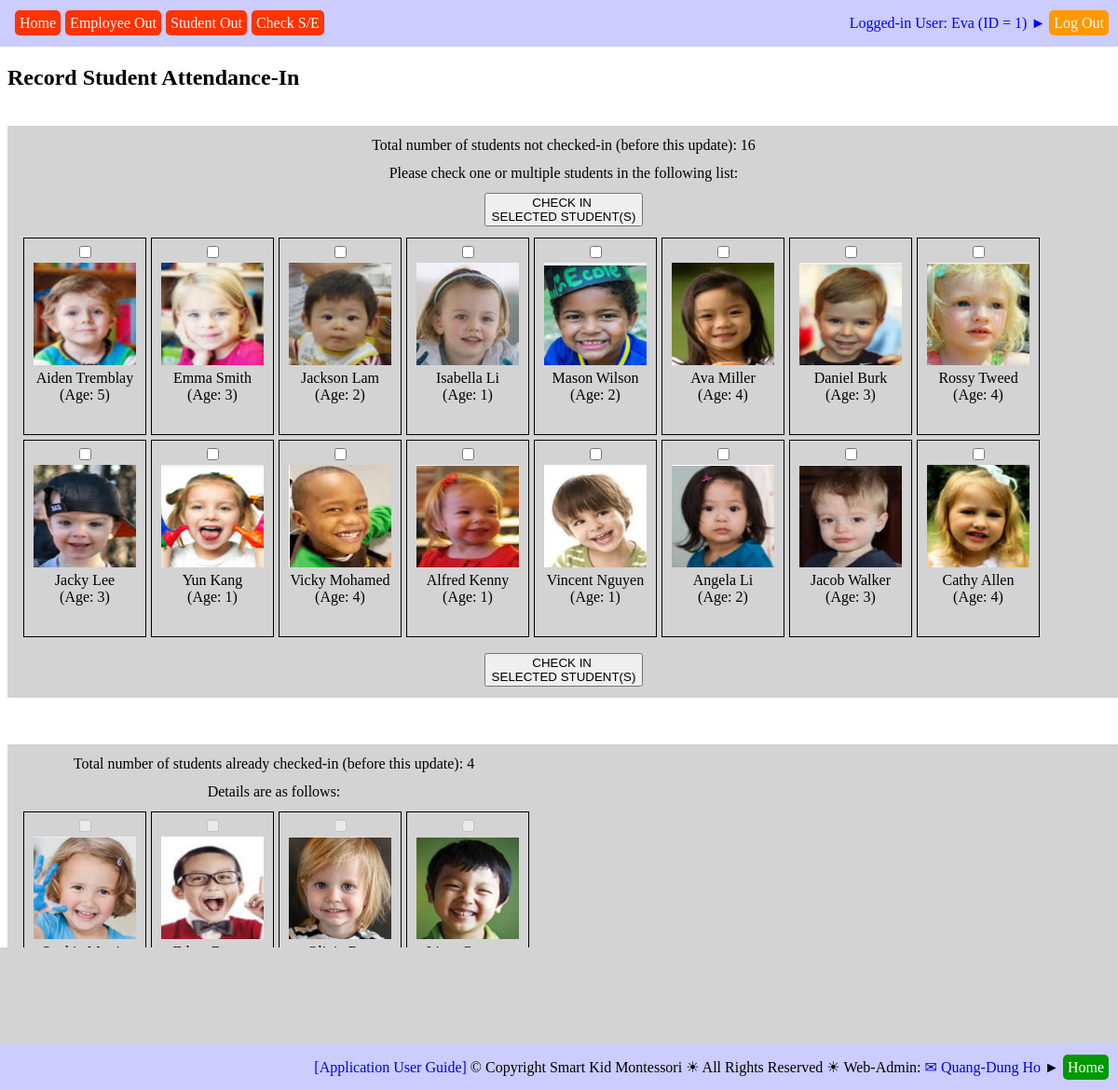
/record_student_attendance_in.php (signed in), run on the app's committed database.
### tables this page shows
CREATE TABLE `web_pages` (
  `PAGE_ID` int(11) NOT NULL,
  `TAG_CLASS` varchar(50) NOT NULL,
  `TYPE` varchar(20) NOT NULL,
  `HREF` varchar(500) NOT NULL,
  `ICON_URL` varchar(500) NOT NULL,
  `TITLE` varchar(200) NOT NULL,
  `TITLE_SHORT` varchar(200) NOT NULL,
  `STATUS` varchar(20) NOT NULL
);

CREATE TABLE `students` (
  `STU_ID` int(11) NOT NULL,
  `STU_FIRST_NAME` varchar(50) NOT NULL,
  `STU_LAST_NAME` varchar(25) NOT NULL,
  `STU_BIRTHDATE` date NOT NULL,
  `STU_SEX` varchar(1) NOT NULL,
  `STU_PHOTO` varchar(50) NOT NULL,
  `STU_START_DATE` date NOT NULL,
  `STU_GRAD_DATE` date NOT NULL,
  `STU_DAILY_FEE` float NOT NULL,
  `STU_CREDENTIAL` varchar(10) NOT NULL,
  `STU_NOTES` text NOT NULL
);

### sql_queries.php (called while the page is built, shortened)
<?php
	function connectDB()
	{
		$db_hostname = "localhost";
		$db_name     = "montessori";
		$db_username = "root";
		$db_password = "";
		$db = mysqli_connect($db_hostname, $db_username, $db_password, $db_name);
		return ($db);
	}
	function getResult($query)
	{
		$db = connectDB();
		$result = mysqli_query($db, $query);
		return ($result);
	}
?>

### db_operations.php (the view, shortened to what this page needs)
<?php
require_once("sql_queries.php");
function insert_DB_QUERY_LOGS($user_name, $queryStrToDisplay)
{
	$queryStr = "INSERT INTO ";
		$queryStr = $queryStr . "DB_QUERY_LOGS(";
		$queryStr = $queryStr . "QUERY_STR";
		$queryStr = $queryStr . ", " . "USER_NAME";
		$queryStr = $queryStr . ", " . "DATE_TIME";
		$queryStr = $queryStr . ", " . "IP_ADDR";
		$queryStr = $queryStr . ")";
	$queryStr = $queryStr . " VALUES(";
		$queryStr = $queryStr . "'" . $queryStrToDisplay .  "'";
		$queryStr = $queryStr . ", " . "'" . $user_name . "'";
		$queryStr = $queryStr . ", " . "NOW()";
		$queryStr = $queryStr . ", " . "'" . get_client_ip() .  "'";
		$queryStr = $queryStr . ")";
	$queryStr = $queryStr . ";";
	$result = getResult($queryStr);
	return ($result);
}
function getStudents_NotAttendanceCheckedToday($event_type, $debug_on)
{
	$queryStr = 'SELECT  ';
		$queryStr = $queryStr . 'STUDENTS.STU_ID';
		$queryStr = $queryStr . ', ' . 'CONCAT(STUDENTS.STU_FIRST_NAME, " ", STUDENTS.STU_LAST_NAME) AS STU_NAME';
		$queryStr = $queryStr . ', ' . 'STUDENTS.STU_BIRTHDATE';
		$queryStr = $queryStr . ', ' . 'FLOOR(DATEDIFF(NOW(), STUDENTS.STU_BIRTHDATE)/365.25) AS STU_AGE';
		$queryStr = $queryStr . ', ' . 'STUDENTS.STU_PHOTO';
	$queryStr = $queryStr . ' FROM ';
		$queryStr = $queryStr . 'STUDENTS';
	$queryStr = $queryStr . ' WHERE  STUDENTS.STU_ID NOT IN ';
		$queryStr = $queryStr . '(SELECT STUDENT_ATTENDANCES.STU_ID FROM STUDENT_ATTENDANCES WHERE
										STUDENT_ATTENDANCES.DATE_TIME >= CURDATE() AND
										STUDENT_ATTENDANCES.DATE_TIME < (CURDATE() + INTERVAL 1 DAY) AND
										STUDENT_ATTENDANCES.EVENT_TYPE = "' . $event_type . '")';
	$queryStr = $queryStr . ';';
	$result = getResult($queryStr);
	return ($result);
}
function getStudents_InSchoolNow($debug_on)
{
	$queryStr = 'SELECT ';
		$queryStr = $queryStr . 'STUDENTS.STU_ID';
		$queryStr = $queryStr . ', ' . 'CONCAT(STUDENTS.STU_FIRST_NAME, " ", STUDENTS.STU_LAST_NAME) AS STU_NAME';
		$queryStr = $queryStr . ', ' . 'STUDENTS.STU_BIRTHDATE';
		$queryStr = $queryStr . ', ' . 'FLOOR(DATEDIFF(NOW(), STUDENTS.STU_BIRTHDATE)/365.25) AS STU_AGE';
		$queryStr = $queryStr . ', ' . 'STUDENTS.STU_PHOTO';
	$queryStr = $queryStr . ' FROM ';
		$queryStr = $queryStr . 'STUDENTS';
	$queryStr = $queryStr . ' WHERE ';
		$queryStr = $queryStr . '(STUDENTS.STU_ID IN (SELECT STUDENT_ATTENDANCES.STU_ID FROM STUDENT_ATTENDANCES WHERE STUDENT_ATTENDANCES.DATE_TIME >= CURDATE() AND STUDENT_ATTENDANCES.DATE_TIME < (CURDATE() + INTERVAL 1 DAY) AND STUDENT_ATTENDANCES.EVENT_TYPE = "In")) AND ';
		$queryStr = $queryStr . '(STUDENTS.STU_ID NOT IN (SELECT STUDENT_ATTENDANCES.STU_ID FROM STUDENT_ATTENDANCES WHERE STUDENT_ATTENDANCES.DATE_TIME >= CURDATE() AND STUDENT_ATTENDANCES.DATE_TIME < (CURDATE() + INTERVAL 1 DAY) AND STUDENT_ATTENDANCES.EVENT_TYPE = "Out"))';
		$queryStr = $queryStr . ';';
	$result = getResult($queryStr);
	return ($result);
}
function createStudentList_AttendanceCheck($result)
{
	$resultRows = mysqli_num_rows($result);
	for ($row = 0; $row < $resultRows; $row++)
	{
		$currentRow = mysqli_fetch_row($result);
		echo '<div class="imagelinkbox">';
		echo '<input type="checkbox" name="checked_student_ids[]"' .
				' id="' . $currentRow[0] . '_id"' .
				' value="' . $currentRow[0] . '"' .  '>';
		echo '<br/>';
		echo '<label for="' . $currentRow[0] . '_id">' .
		     	'<img src="' . $currentRow[4] . '" alt="student photo" height="110" width="110">' .
				'<br/>' . $currentRow[1] . '<br/>' . ' (Age: ' . $currentRow[3] . ')' . '</label>';
		echo '</div>';
	}
}
function createStudentPhotoList($result)
{
	$resultRows = mysqli_num_rows($result);
	for ($row = 0; $row < $resultRows; $row++)
	{
		$currentRow = mysqli_fetch_row($result);
		echo '<div class="imagelinkbox">';
		echo '<input type="checkbox" name="checked_student_ids[]"' .
				' id="' . $currentRow[0] . '_id"' .
				' value="' . $currentRow[0] . '"' .  ' disabled>';
		echo '<br/>';
		echo '<label for="' . $currentRow[0] . '_id">' .
		     	'<img src="' . $currentRow[4] . '" alt="student photo" height="110" width="110">' .
				'<br/>' . $currentRow[1] . '<br/>' . ' (Age: ' . $currentRow[3] . ')' . '</label>';
		echo '</div>';
	}
}
function getTabsOfPage($this_page_url, $debug_on)
{
	$queryStr = 'SELECT ';
		$queryStr = $queryStr .'HREF';
		$queryStr = $queryStr . ', ' . 'TITLE_SHORT';
	$queryStr = $queryStr . ' FROM ';
		$queryStr = $queryStr . 'WEB_PAGES';
	$queryStr = $queryStr . ' WHERE ';
		$queryStr = $queryStr . 'PAGE_ID IN';
		$queryStr = $queryStr . '(';
			$queryStr = $queryStr . 'SELECT ';
				$queryStr = $queryStr . 'TAB_PAGE_ID';
			$queryStr = $queryStr . ' FROM ';
				$queryStr = $queryStr . 'PAGE_TABS';
			$queryStr = $queryStr . ' WHERE ';
				$queryStr = $queryStr . 'PAGE_ID IN';
				$queryStr = $queryStr . '(';
					$queryStr = $queryStr . 'SELECT ';
						$queryStr = $queryStr . 'PAGE_ID';
					$queryStr = $queryStr . ' FROM ';
						$queryStr = $queryStr . 'WEB_PAGES';
					$queryStr = $queryStr . ' WHERE ';
						$queryStr = $queryStr . '(INSTR("' . $this_page_url .'", HREF) > 0)';
					$queryStr = $queryStr . ')';
				$queryStr = $queryStr . ')';
	$queryStr = $queryStr . ';';
	$result = getResult($queryStr);
	return ($result);
}
function get_client_ip() {
    $ipaddress = '';
    if (isset($_SERVER['HTTP_CLIENT_IP']) && ($_SERVER['HTTP_CLIENT_IP']))
        $ipaddress = $_SERVER['HTTP_CLIENT_IP'];
    else if (isset($_SERVER['HTTP_X_FORWARDED_FOR']) && ($_SERVER['HTTP_X_FORWARDED_FOR']))
        $ipaddress = $_SERVER['HTTP_X_FORWARDED_FOR'];
    else if (isset($_SERVER['HTTP_X_FORWARDED']) && ($_SERVER['HTTP_X_FORWARDED']))
        $ipaddress = $_SERVER['HTTP_X_FORWARDED'];
    else if (isset($_SERVER['HTTP_FORWARDED_FOR']) && ($_SERVER['HTTP_FORWARDED_FOR']))
        $ipaddress = $_SERVER['HTTP_FORWARDED_FOR'];
    else if (isset($_SERVER['HTTP_FORWARDED']) && ($_SERVER['HTTP_FORWARDED']))
        $ipaddress = $_SERVER['HTTP_FORWARDED'];
    else if (isset($_SERVER['REMOTE_ADDR']) && ($_SERVER['REMOTE_ADDR']))
        $ipaddress = $_SERVER['REMOTE_ADDR'];
    else
        $ipaddress = 'unknown';
    return $ipaddress;
}
?>

### tab_header.php
<div style="
    		position: fixed;
    		height: 20px;
 		   	width: 50%;
    		top: 7px;
    		left: 6px;
    		right: 0;
    		background-color: transparent;"
>
<div style="
	display: table;
	height: 26px;
    width: 100%;
    margin: 0px;
    background-color: transparent;
    border-radius: 10px;
    text-align: left">
	<div style="
		display: table-cell;
		height: 26px;
    	width: 100%;
    	padding: 5px;
    	vertical-align: middle;">
	<?php
	require_once("db_operations.php");
	$tabs = getTabsOfPage($_SERVER["PHP_SELF"], true);
	$tabNum = mysqli_num_rows($tabs);
	for ($row = 0; $row < $tabNum; $row++)
	{
		$currentTab = mysqli_fetch_row($tabs);
		echo '<a href="' . $currentTab[0] . '" style="background-color: rgb(255, 51, 0); color: white; text-decoration: none; padding: 5px; margin-left: 5px; border-radius: 5px">' . $currentTab[1] . '</a>';
	}
	?>
	</div>
</div>
</div>

### imglinkboxes.css (style rules this page uses)
div.imagelinkbox { float: left; width: 120px; height: 200px; margin: 0 0 5px 5px; padding: 5px; border: 1px solid black; text-align: center; }
img { border: 1px solid transparent; }

### common.css (style rules this page uses)
a { text-decoration: none; }

### data on the page
web_pages: TITLE_SHORT "Home"
web_pages: TITLE_SHORT "Employee Out"
web_pages: TITLE_SHORT "Student Out"
web_pages: TITLE_SHORT "Check S/E"
students: STU_PHOTO (picture), currentRow "Aiden Tremblay", currentRow "5"
students: STU_PHOTO (picture), currentRow "Emma Smith", currentRow "3"
students: STU_PHOTO (picture), currentRow "Jackson Lam", currentRow "2"
students: STU_PHOTO (picture), currentRow "Isabella Li", currentRow "1"
students: STU_PHOTO (picture), currentRow "Mason Wilson", currentRow "2"
students: STU_PHOTO (picture), currentRow "Ava Miller", currentRow "4"
students: STU_PHOTO (picture), currentRow "Daniel Burk", currentRow "3"
students: STU_PHOTO (picture), currentRow "Rossy Tweed", currentRow "4"
students: STU_PHOTO (picture), currentRow "Jacky Lee", currentRow "3"
students: STU_PHOTO (picture), currentRow "Yun Kang", currentRow "1"
students: STU_PHOTO (picture), currentRow "Vicky Mohamed", currentRow "4"
students: STU_PHOTO (picture), currentRow "Alfred Kenny", currentRow "1"
students: STU_PHOTO (picture), currentRow "Vincent Nguyen", currentRow "1"
students: STU_PHOTO (picture), currentRow "Angela Li", currentRow "2"
students: STU_PHOTO (picture), currentRow "Jacob Walker", currentRow "3"
students: STU_PHOTO (picture), currentRow "Cathy Allen", currentRow "4"
students: STU_PHOTO (picture), currentRow "Sophia Martin"
students: STU_PHOTO (picture), currentRow "Ethan Brown"
students: STU_PHOTO (picture), currentRow "Olivia Roy"
students: STU_PHOTO (picture), currentRow "Liam Gagnon"

### other printed values
$emp_name "Eva"
$emp_id "1"
$studentsNotCheckedInNum "16"
$studentsInSchoolNowNum "4"
